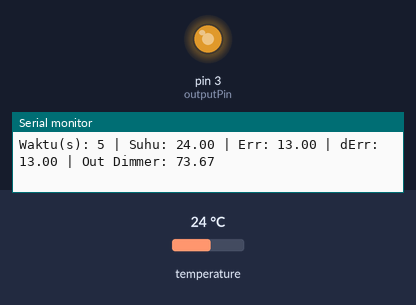
Simulated run of this sketch. Board: Arduino Uno, built with avr-gcc and run on an emulated ATmega328P. Shown: output pins drawn as LEDs (lit = HIGH), the last lines printed to the serial monitor. Inputs (shaded band) come from the test bench; at power-on: temperature 24 °C.

Above: at 6.2 s.
6.3 s: temperature set to 28 °C
At 17.4 s:
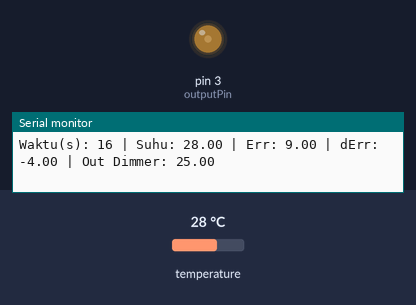
26.8 s: temperature set to 38 °C
At 39.5 s:
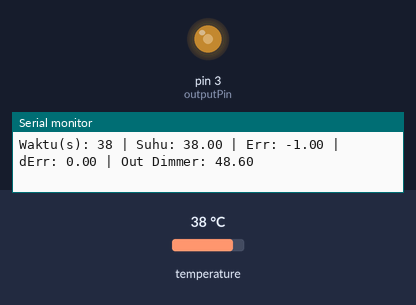
39.8 s: temperature set to 12 °C
At 50.5 s:
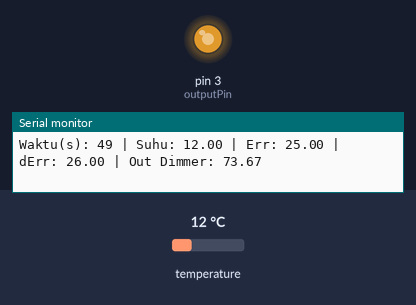
Timing chart, 0 to 61.5 s (numbered marks = the images above; inputs shaded):
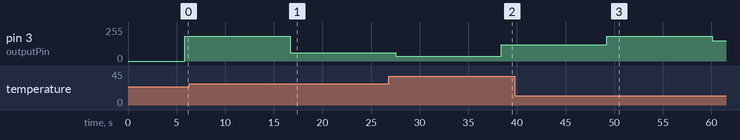

The sketch:

Skenario1_2mf_lebar.ino
```cpp
#include <Fuzzy.h>
#include <OneWire.h>
#include <DallasTemperature.h>
#include <RBDdimmer.h>

// Konfigurasi pin
// 1. Sensor suhu ds18b20
#define ONE_WIRE_BUS 4

// 2. Modul dimmer
#define outputPin    3 // D1
#define zerocross    2 // Z-C

OneWire oneWire(ONE_WIRE_BUS);
DallasTemperature sensors(&oneWire);

dimmerLamp acDimmer(outputPin);

Fuzzy *fuzzy = new Fuzzy();

float setpoint = 37.0;
float lastError = 0;

void setup() {
  Serial.begin(115200);
  sensors.begin();

  acDimmer.begin(NORMAL_MODE, ON);

  // Variabel input dan output
  FuzzyInput* error = new FuzzyInput(1);
  FuzzyInput* deltaError = new FuzzyInput(2);
  FuzzyOutput* dayaHeater = new FuzzyOutput(1);

  // 2 MF input Error
  FuzzySet* errorNegatif = new FuzzySet(-5, -5, -4, 4);
  FuzzySet* errorPositif = new FuzzySet(-4, 4, 8, 8);

  // 2 MF input Delta Error
  FuzzySet* DE_Negatif = new FuzzySet(-5, -5, -2, 2);
  FuzzySet* DE_Positif = new FuzzySet(-2, 2, 3, 3);

  // 2 MF Output Daya Heater (0-100)
  FuzzySet* kecil  = new FuzzySet(0, 0, 10, 20);
  FuzzySet* sedang = new FuzzySet(15, 25, 25, 35);
  FuzzySet* besar  = new FuzzySet(30, 70, 100, 100);

  error->addFuzzySet(errorNegatif);
  error->addFuzzySet(errorPositif);
  deltaError->addFuzzySet(DE_Negatif);
  deltaError->addFuzzySet(DE_Positif);

  dayaHeater->addFuzzySet(kecil);
  dayaHeater->addFuzzySet(sedang);
  dayaHeater->addFuzzySet(besar);

  fuzzy->addFuzzyInput(error);
  fuzzy->addFuzzyInput(deltaError);
  fuzzy->addFuzzyOutput(dayaHeater);

  // Rule Base
  // Rule 1: Jika Error (+/dingin) & dError (+/turun) = Daya Besar
  FuzzyRuleAntecedent* ifErrPosAndDePos = new FuzzyRuleAntecedent();
  ifErrPosAndDePos->joinWithAND(errorPositif, DE_Positif);
  FuzzyRuleConsequent* thenDayaBesar = new FuzzyRuleConsequent();
  thenDayaBesar->addOutput(besar);

  // Rule 2: Jika Error (+/dingin) & dError (-/naik) = Daya Sedang
  FuzzyRuleAntecedent* ifErrPosAndDeNeg = new FuzzyRuleAntecedent();
  ifErrPosAndDeNeg->joinWithAND(errorPositif, DE_Negatif);
  FuzzyRuleConsequent* thenDayaSedang = new FuzzyRuleConsequent();
  thenDayaSedang->addOutput(sedang);

  // Rule 3: Jika Error (-/panas) & dError (+/turun) = Daya Kecil
  FuzzyRuleAntecedent* ifErrNegAndDePos = new FuzzyRuleAntecedent();
  ifErrNegAndDePos->joinWithAND(errorNegatif, DE_Positif);
  FuzzyRuleConsequent* thenDayaKecil1 = new FuzzyRuleConsequent();
  thenDayaKecil1->addOutput(kecil);

  // Rule 4: Jika Error (-/panas) & dError (-/naik) = Daya Kecil
  FuzzyRuleAntecedent* ifErrNegAndDeNeg = new FuzzyRuleAntecedent();
  ifErrNegAndDeNeg->joinWithAND(errorNegatif, DE_Negatif);
  FuzzyRuleConsequent* thenDayaKecil2 = new FuzzyRuleConsequent();
  thenDayaKecil2->addOutput(kecil);

  fuzzy->addFuzzyRule(new FuzzyRule(1, ifErrPosAndDePos, thenDayaBesar));
  fuzzy->addFuzzyRule(new FuzzyRule(2, ifErrPosAndDeNeg, thenDayaSedang));
  fuzzy->addFuzzyRule(new FuzzyRule(3, ifErrNegAndDePos, thenDayaKecil1));
  fuzzy->addFuzzyRule(new FuzzyRule(4, ifErrNegAndDeNeg, thenDayaKecil2));

  delay(5000);
}

void loop() {
  sensors.requestTemperatures();
  float temp = sensors.getTempCByIndex(0);

  // Mengatasi pembacaan suhu yang tidak tepat
  if (temp <= -100 || temp >= 80) return;

  // Hitung error dan delta error
  float errorVal = setpoint - temp;
  float dErrorVal = errorVal - lastError;

  // Proses Fuzzyfication
  fuzzy->setInput(1, errorVal);
  fuzzy->setInput(2, dErrorVal);
  fuzzy->fuzzify();

  // Defuzzyfication (Centroid)
  float output = fuzzy->defuzzify(1);

  // Eksekusi ke Dimmer (0-100)
  acDimmer.setPower((int)output);

  unsigned long detik = millis() / 1000;
  Serial.print("Waktu(s): "); Serial.print(detik);
  Serial.print(" | Suhu: "); Serial.print(temp);
  Serial.print(" | Err: "); Serial.print(errorVal);
  Serial.print(" | dErr: "); Serial.print(dErrorVal);
  Serial.print(" | Out Dimmer: "); Serial.println(output);

  lastError = errorVal;

  // Delay 10 detik setiap pengambilan data
  delay(10000);
}
```

Measured:
- after the input at 6.3 s, pin 3 (outputPin): 186/255 → 61/255 after 10.4 s
- after the input at 26.8 s, pin 3 (outputPin): 61/255 → 35/255 after 0.74 s, → 122/255 10.8 s later
- after the input at 39.8 s, pin 3 (outputPin): 122/255 → 186/255 after 9.4 s, → 153/255 10.8 s later
